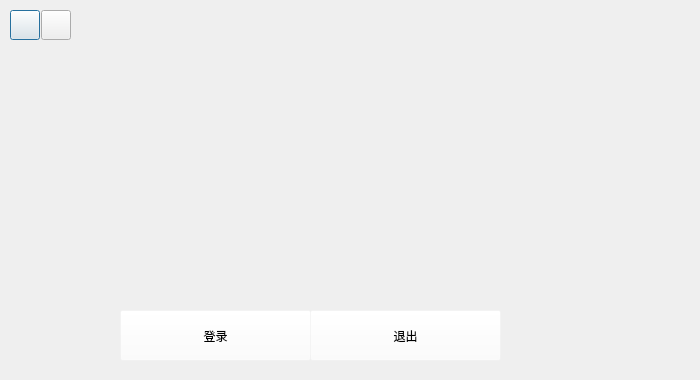
<?xml version="1.0" encoding="UTF-8"?>
<ui version="4.0">
 <class>LoginDialog</class>
 <widget class="QDialog" name="LoginDialog">
  <property name="geometry">
   <rect>
    <x>0</x>
    <y>0</y>
    <width>700</width>
    <height>380</height>
   </rect>
  </property>
  <property name="sizePolicy">
   <sizepolicy hsizetype="Preferred" vsizetype="Preferred">
    <horstretch>0</horstretch>
    <verstretch>0</verstretch>
   </sizepolicy>
  </property>
  <property name="minimumSize">
   <size>
    <width>700</width>
    <height>380</height>
   </size>
  </property>
  <property name="maximumSize">
   <size>
    <width>700</width>
    <height>380</height>
   </size>
  </property>
  <property name="windowTitle">
   <string>Dialog</string>
  </property>
  <property name="styleSheet">
   <string notr="true">QDialog#LoginDialog
{
border-image: url(res/CATL.png); }</string>
  </property>
  <widget class="QPushButton" name="pushButton_main">
   <property name="geometry">
    <rect>
     <x>10</x>
     <y>10</y>
     <width>30</width>
     <height>30</height>
    </rect>
   </property>
   <property name="toolTip">
    <string>主站配置</string>
   </property>
   <property name="styleSheet">
    <string notr="true">QPushButton#pushButton_main
{ 
border-image: url(res/mainset.png);
color: rgb(255, 255, 255);
}  
QPushButton:hover#pushButton_main
{ 
border-image: url(res/mainset_hover.png);
color: rgb(85, 255, 0);

} </string>
   </property>
   <property name="text">
    <string/>
   </property>
  </widget>
  <widget class="QPushButton" name="pushButton_sub">
   <property name="geometry">
    <rect>
     <x>41</x>
     <y>10</y>
     <width>30</width>
     <height>30</height>
    </rect>
   </property>
   <property name="toolTip">
    <string>子站配置</string>
   </property>
   <property name="styleSheet">
    <string notr="true">
QPushButton#pushButton_sub
{ 
border-image: url(res/mainset.png);
}  
QPushButton:hover#pushButton_sub
{ 
border-image: url(res/mainset_hover.png);


} </string>
   </property>
   <property name="text">
    <string/>
   </property>
  </widget>
  <widget class="QPushButton" name="pushButton_login">
   <property name="geometry">
    <rect>
     <x>120</x>
     <y>310</y>
     <width>191</width>
     <height>51</height>
    </rect>
   </property>
   <property name="styleSheet">
    <string notr="true">QPushButton#pushButton_login
{ 
background-color: rgba(255, 255, 255,5%);
font: 14pt &quot;Arial&quot;;
color:rgb(0, 0, 0); 
}  
QPushButton:hover#pushButton_login
{ 
background-color: rgba(255, 255, 255,5%);
font: 18pt &quot;Arial&quot;;
color: rgb(0, 0, 127);
} </string>
   </property>
   <property name="text">
    <string>登录</string>
   </property>
  </widget>
  <widget class="QPushButton" name="pushButton_quit">
   <property name="geometry">
    <rect>
     <x>310</x>
     <y>310</y>
     <width>191</width>
     <height>51</height>
    </rect>
   </property>
   <property name="styleSheet">
    <string notr="true">QPushButton#pushButton_quit
{ 
background-color: rgba(255, 255, 255,5%);
font: 14pt &quot;Arial&quot;;
color: rgb(0, 0, 0); 
}  
QPushButton:hover#pushButton_quit
{ 
background-color: rgba(255, 255, 255,5%);
font: 18pt &quot;Arial&quot;;
color: rgb(0, 0, 127);
} </string>
   </property>
   <property name="text">
    <string>退出</string>
   </property>
  </widget>
 </widget>
 <resources/>
 <connections/>
</ui>
